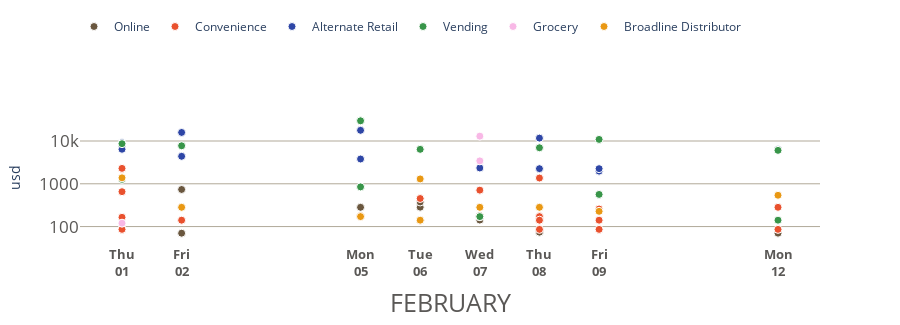

Notebook code cell kept with this figure:
### Code cell
# DAILY BY SALE CUSTOMER

df = all_sales.groupby([all_sales.date,'parent_customer','market_segment']).usd.sum().reset_index().set_index('date')
df = round(df[df.index>'2024-01-31'].sort_index())

fig_scatter_all = px.scatter(
    df.reset_index(),
    x='date',
    y='usd',
    template = 'plotly_white',
    labels={'date':'FEBRUARY'},
    height=325,
    color='market_segment',
    color_discrete_map=market_segment_dict,
    # title='February',
    log_y=True,
    hover_name='parent_customer',
    hover_data = {'market_segment':False,
                  'usd':':.2s',
                  'date':False
                  }
)

# fig_scatter_all.update_traces(hovertemplate =
#     '$%{y:.2s}'+
#     '<br>%{x:%Y-%m-%d}<br>')

fig_scatter_all.update_traces(marker=dict(size=8,line=dict(width=1,color='white')),selector=dict(mode='markers'))

fig_scatter_all.update_coloraxes(showscale=False)
fig_scatter_all.update_yaxes(showgrid=True,tickprefix='$',gridcolor="#B1A999",tickvals=[100,1000,10000,100000,1000000],tickfont=dict(color='#5A5856', size=17),showticklabels=True)
fig_scatter_all.update_xaxes(showgrid=False,gridcolor='gray',tickfont=dict(color='#5A5856', size=13),title_font=dict(color='#5A5856',size=25))
fig_scatter_all.update_xaxes(tickmode='array',tickvals = df.index, ticktext=df.index.strftime('<b>%a<br>%d</b>'))
fig_scatter_all.update_layout(hoverlabel=dict(font_size=18,font_family="Rockwell"),
                            #   title=dict(font=dict(size=22)),
                              showlegend=True,
                            #   title_x=.02,
                            #   title_y=.99,
                              legend=dict(orientation='h',
                                          yanchor="bottom",
                                          y=1.5,
                                          xanchor="right",
                                          x=.9,
                                          title=''))

### Figure 1 — Plotly figure (JSON) as saved in the notebook; plotly's stock layout.template omitted (floating-point values rounded to 4 significant figures)
{"data": [{"customdata": [["Online"], ["Online"], ["Online"], ["Online"], ["Online"], ["Online"], ["Online"], ["Online"], ["Online"], ["Online"]], "hovertemplate": "<b>%{hovertext}</b><br><br>usd=%{y:.2s}<extra></extra>", "hovertext": ["Amazon", "Amazon", "Shopify", "Amazon", "Amazon", "Green Rabbit", "Shopify", "Amazon", "Amazon", "Amazon"], "legendgroup": "Online", "marker": {"color": "rgb(106,87,63)", "line": {"color": "white", "width": 1}, "size": 8, "symbol": "circle"}, "mode": "markers", "name": "Online", "orientation": "v", "showlegend": true, "type": "scatter", "x": ["2024-02-01T00:00:00", "2024-02-02T00:00:00", "2024-02-02T00:00:00", "2024-02-05T00:00:00", "2024-02-06T00:00:00", "2024-02-06T00:00:00", "2024-02-06T00:00:00", "2024-02-07T00:00:00", "2024-02-08T00:00:00", "2024-02-12T00:00:00"], "xaxis": "x", "y": [111, 70, 736, 282, 140, 284, 376, 142, 74, 70], "yaxis": "y"}, {"customdata": [["Convenience"], ["Convenience"], ["Convenience"], ["Convenience"], ["Convenience"], ["Convenience"], ["Convenience"], ["Convenience"], ["Convenience"], ["Convenience"], ["Convenience"], ["Convenience"], ["Convenience"], ["Convenience"], ["Convenience"], ["Convenience"], ["Convenience"], ["Convenience"], ["Convenience"], ["Convenience"], ["Convenience"]], "hovertemplate": "<b>%{hovertext}</b><br><br>usd=%{y:.2s}<extra></extra>", "hovertext": ["Core-Mark", "J Polep", "Texas Wholesale", "Tribeka Nik", "Amcon", "Topicz", "RC Taylor", "Core-Mark", "Core-Mark", "Farner Bocken", "HT Hackney", "Amcon", "Core-Mark", "J Mills", "J Polep", "Core-Mark", "F. McConnell & Sons", "Hibbert & McGee", "St Joe Distributing", "Century Distributors", "Core-Mark"], "legendgroup": "Convenience", "marker": {"color": "rgb(233,81,46)", "line": {"color": "white", "width": 1}, "size": 8, "symbol": "circle"}, "mode": "markers", "name": "Convenience", "orientation": "v", "showlegend": true, "type": "scatter", "x": ["2024-02-01T00:00:00", "2024-02-01T00:00:00", "2024-02-01T00:00:00", "2024-02-01T00:00:00", "2024-02-02T00:00:00", "2024-02-02T00:00:00", "2024-02-05T00:00:00", "2024-02-06T00:00:00", "2024-02-07T00:00:00", "2024-02-07T00:00:00", "2024-02-07T00:00:00", "2024-02-08T00:00:00", "2024-02-08T00:00:00", "2024-02-08T00:00:00", "2024-02-08T00:00:00", "2024-02-09T00:00:00", "2024-02-09T00:00:00", "2024-02-09T00:00:00", "2024-02-09T00:00:00", "2024-02-12T00:00:00", "2024-02-12T00:00:00"], "xaxis": "x", "y": [654, 2291, 86, 165, 141, 0, 171, 453, 171, 710, 171, 171, 141, 86, 1364, 257, 86, 141, 257, 282, 86], "yaxis": "y"}, {"customdata": [["Alternate Retail"], ["Alternate Retail"], ["Alternate Retail"], ["Alternate Retail"], ["Alternate Retail"], ["Alternate Retail"], ["Alternate Retail"], ["Alternate Retail"], ["Alternate Retail"], ["Alternate Retail"], ["Alternate Retail"], ["Alternate Retail"], ["Alternate Retail"]], "hovertemplate": "<b>%{hovertext}</b><br><br>usd=%{y:.2s}<extra></extra>", "hovertext": ["Kelli's Gift Shop Supplies", "Tropical", "Vistar Retail", "Tropical", "Vistar Retail", "Tropical", "Vistar Retail", "Tropical", "Tropical", "Vistar Retail", "Tropical", "Vistar Retail", "Vistar Retail"], "legendgroup": "Alternate Retail", "marker": {"color": "rgb(46,70,166)", "line": {"color": "white", "width": 1}, "size": 8, "symbol": "circle"}, "mode": "markers", "name": "Alternate Retail", "orientation": "v", "showlegend": true, "type": "scatter", "x": ["2024-02-01T00:00:00", "2024-02-01T00:00:00", "2024-02-01T00:00:00", "2024-02-02T00:00:00", "2024-02-02T00:00:00", "2024-02-05T00:00:00", "2024-02-05T00:00:00", "2024-02-07T00:00:00", "2024-02-08T00:00:00", "2024-02-08T00:00:00", "2024-02-09T00:00:00", "2024-02-09T00:00:00", "2024-02-12T00:00:00"], "xaxis": "x", "y": [7179, 9133, 6405, 4390, 15852, 3796, 17772, 2342, 11685, 2256, 1974, 2256, 6204], "yaxis": "y"}, {"customdata": [["Vending"], ["Vending"], ["Vending"], ["Vending"], ["Vending"], ["Vending"], ["Vending"], ["Vending"], ["Vending"], ["Vending"], ["Vending"], ["Vending"]], "hovertemplate": "<b>%{hovertext}</b><br><br>usd=%{y:.2s}<extra></extra>", "hovertext": ["Sarnow", "Vistar", "Vistar", "Proformance Vend", "Vistar", "Vistar", "Vistar", "Vistar", "Total Foods", "Vistar", "Proformance Vend", "Vistar"], "legendgroup": "Vending", "marker": {"color": "rgb(56,149,73)", "line": {"color": "white", "width": 1}, "size": 8, "symbol": "circle"}, "mode": "markers", "name": "Vending", "orientation": "v", "showlegend": true, "type": "scatter", "x": ["2024-02-01T00:00:00", "2024-02-01T00:00:00", "2024-02-02T00:00:00", "2024-02-05T00:00:00", "2024-02-05T00:00:00", "2024-02-06T00:00:00", "2024-02-07T00:00:00", "2024-02-08T00:00:00", "2024-02-09T00:00:00", "2024-02-09T00:00:00", "2024-02-12T00:00:00", "2024-02-12T00:00:00"], "xaxis": "x", "y": [1269, 8659, 7730, 846, 29664, 6384, 171, 6953, 564, 10890, 141, 6045], "yaxis": "y"}, {"customdata": [["Grocery"], ["Grocery"], ["Grocery"]], "hovertemplate": "<b>%{hovertext}</b><br><br>usd=%{y:.2s}<extra></extra>", "hovertext": ["UNFI", "KeHe", "UNFI"], "legendgroup": "Grocery", "marker": {"color": "rgb(248,184,230)", "line": {"color": "white", "width": 1}, "size": 8, "symbol": "circle"}, "mode": "markers", "name": "Grocery", "orientation": "v", "showlegend": true, "type": "scatter", "x": ["2024-02-01T00:00:00", "2024-02-07T00:00:00", "2024-02-07T00:00:00"], "xaxis": "x", "y": [120, 3431, 12986], "yaxis": "y"}, {"customdata": [["Broadline Distributor"], ["Broadline Distributor"], ["Broadline Distributor"], ["Broadline Distributor"], ["Broadline Distributor"], ["Broadline Distributor"], ["Broadline Distributor"], ["Broadline Distributor"], ["Broadline Distributor"]], "hovertemplate": "<b>%{hovertext}</b><br><br>usd=%{y:.2s}<extra></extra>", "hovertext": ["US Foods", "US Foods", "US Foods", "Gordon", "US Foods", "US Foods", "US Foods", "US Foods", "US Foods"], "legendgroup": "Broadline Distributor", "marker": {"color": "rgb(233,152,19)", "line": {"color": "white", "width": 1}, "size": 8, "symbol": "circle"}, "mode": "markers", "name": "Broadline Distributor", "orientation": "v", "showlegend": true, "type": "scatter", "x": ["2024-02-01T00:00:00", "2024-02-02T00:00:00", "2024-02-05T00:00:00", "2024-02-06T00:00:00", "2024-02-06T00:00:00", "2024-02-07T00:00:00", "2024-02-08T00:00:00", "2024-02-09T00:00:00", "2024-02-12T00:00:00"], "xaxis": "x", "y": [1377, 282, 171, 141, 1299, 282, 282, 227, 539], "yaxis": "y"}], "layout": {"coloraxis": {"showscale": false}, "height": 325, "hoverlabel": {"font": {"family": "Rockwell", "size": 18}}, "legend": {"orientation": "h", "title": {"text": ""}, "tracegroupgap": 0, "x": 0.9, "xanchor": "right", "y": 1.5, "yanchor": "bottom"}, "margin": {"t": 60}, "showlegend": true, "xaxis": {"anchor": "y", "domain": [0, 1], "gridcolor": "gray", "showgrid": false, "tickfont": {"color": "#5A5856", "size": 13}, "tickmode": "array", "ticktext": ["<b>Thu<br>01</b>", "<b>Thu<br>01</b>", "<b>Thu<br>01</b>", "<b>Thu<br>01</b>", "<b>Thu<br>01</b>", "<b>Thu<br>01</b>", "<b>Thu<br>01</b>", "<b>Thu<br>01</b>", "<b>Thu<br>01</b>", "<b>Thu<br>01</b>", "<b>Thu<br>01</b>", "<b>Thu<br>01</b>", "<b>Fri<br>02</b>", "<b>Fri<br>02</b>", "<b>Fri<br>02</b>", "<b>Fri<br>02</b>", "<b>Fri<br>02</b>", "<b>Fri<br>02</b>", "<b>Fri<br>02</b>", "<b>Fri<br>02</b>", "<b>Mon<br>05</b>", "<b>Mon<br>05</b>", "<b>Mon<br>05</b>", "<b>Mon<br>05</b>", "<b>Mon<br>05</b>", "<b>Mon<br>05</b>", "<b>Mon<br>05</b>", "<b>Tue<br>06</b>", "<b>Tue<br>06</b>", "<b>Tue<br>06</b>", "<b>Tue<br>06</b>", "<b>Tue<br>06</b>", "<b>Tue<br>06</b>", "<b>Tue<br>06</b>", "<b>Wed<br>07</b>", "<b>Wed<br>07</b>", "<b>Wed<br>07</b>", "<b>Wed<br>07</b>", "<b>Wed<br>07</b>", "<b>Wed<br>07</b>", "<b>Wed<br>07</b>", "<b>Wed<br>07</b>", "<b>Wed<br>07</b>", "<b>Thu<br>08</b>", "<b>Thu<br>08</b>", "<b>Thu<br>08</b>", "<b>Thu<br>08</b>", "<b>Thu<br>08</b>", "<b>Thu<br>08</b>", "<b>Thu<br>08</b>", "<b>Thu<br>08</b>", "<b>Thu<br>08</b>", "<b>Fri<br>09</b>", "<b>Fri<br>09</b>", "<b>Fri<br>09</b>", "<b>Fri<br>09</b>", "<b>Fri<br>09</b>", "<b>Fri<br>09</b>", "<b>Fri<br>09</b>", "<b>Fri<br>09</b>", "<b>Fri<br>09</b>", "<b>Mon<br>12</b>", "<b>Mon<br>12</b>", "<b>Mon<br>12</b>", "<b>Mon<br>12</b>", "<b>Mon<br>12</b>", "<b>Mon<br>12</b>", "<b>Mon<br>12</b>"], "tickvals": ["2024-02-01T00:00:00", "2024-02-01T00:00:00", "2024-02-01T00:00:00", "2024-02-01T00:00:00", "2024-02-01T00:00:00", "2024-02-01T00:00:00", "2024-02-01T00:00:00", "2024-02-01T00:00:00", "2024-02-01T00:00:00", "2024-02-01T00:00:00", "2024-02-01T00:00:00", "2024-02-01T00:00:00", "2024-02-02T00:00:00", "2024-02-02T00:00:00", "2024-02-02T00:00:00", "2024-02-02T00:00:00", "2024-02-02T00:00:00", "2024-02-02T00:00:00", "2024-02-02T00:00:00", "2024-02-02T00:00:00", "2024-02-05T00:00:00", "2024-02-05T00:00:00", "2024-02-05T00:00:00", "2024-02-05T00:00:00", "2024-02-05T00:00:00", "2024-02-05T00:00:00", "2024-02-05T00:00:00", "2024-02-06T00:00:00", "2024-02-06T00:00:00", "2024-02-06T00:00:00", "2024-02-06T00:00:00", "2024-02-06T00:00:00", "2024-02-06T00:00:00", "2024-02-06T00:00:00", "2024-02-07T00:00:00", "2024-02-07T00:00:00", "2024-02-07T00:00:00", "2024-02-07T00:00:00", "2024-02-07T00:00:00", "2024-02-07T00:00:00", "2024-02-07T00:00:00", "2024-02-07T00:00:00", "2024-02-07T00:00:00", "2024-02-08T00:00:00", "2024-02-08T00:00:00", "2024-02-08T00:00:00", "2024-02-08T00:00:00", "2024-02-08T00:00:00", "2024-02-08T00:00:00", "2024-02-08T00:00:00", "2024-02-08T00:00:00", "2024-02-08T00:00:00", "2024-02-09T00:00:00", "2024-02-09T00:00:00", "2024-02-09T00:00:00", "2024-02-09T00:00:00", "2024-02-09T00:00:00", "2024-02-09T00:00:00", "2024-02-09T00:00:00", "2024-02-09T00:00:00", "2024-02-09T00:00:00", "2024-02-12T00:00:00", "2024-02-12T00:00:00", "2024-02-12T00:00:00", "2024-02-12T00:00:00", "2024-02-12T00:00:00", "2024-02-12T00:00:00", "2024-02-12T00:00:00"], "title": {"font": {"color": "#5A5856", "size": 25}, "text": "FEBRUARY"}}, "yaxis": {"anchor": "x", "domain": [0, 1], "gridcolor": "#B1A999", "showgrid": true, "showticklabels": true, "tickfont": {"color": "#5A5856", "size": 17}, "tickprefix": "$", "tickvals": [100, 1000, 10000, 100000, 1000000], "title": {"text": "usd"}, "type": "log"}}}
